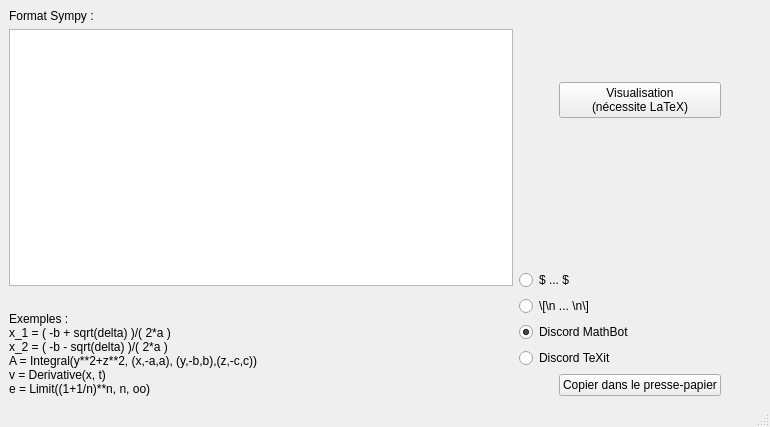
<?xml version="1.0" encoding="UTF-8"?>
<ui version="4.0">
 <class>MainWindow</class>
 <widget class="QMainWindow" name="MainWindow">
  <property name="geometry">
   <rect>
    <x>0</x>
    <y>0</y>
    <width>770</width>
    <height>427</height>
   </rect>
  </property>
  <property name="windowTitle">
   <string>SymPy2LaTeX</string>
  </property>
  <property name="windowIcon">
   <iconset>
    <normaloff>../shortcut/icon/SymPy2LaTeX.png</normaloff>../shortcut/icon/SymPy2LaTeX.png</iconset>
  </property>
  <widget class="QWidget" name="centralwidget">
   <layout class="QGridLayout" name="gridLayout">
    <item row="0" column="0">
     <layout class="QHBoxLayout" name="horizontalLayout_4">
      <item>
       <layout class="QVBoxLayout" name="verticalLayout_2">
        <property name="sizeConstraint">
         <enum>QLayout::SetMinimumSize</enum>
        </property>
        <item>
         <widget class="QLabel" name="label_3">
          <property name="text">
           <string>Format Sympy :</string>
          </property>
         </widget>
        </item>
        <item>
         <widget class="QTextEdit" name="inputUser"/>
        </item>
        <item>
         <spacer name="horizontalSpacer_7">
          <property name="orientation">
           <enum>Qt::Horizontal</enum>
          </property>
          <property name="sizeType">
           <enum>QSizePolicy::Expanding</enum>
          </property>
          <property name="sizeHint" stdset="0">
           <size>
            <width>40</width>
            <height>20</height>
           </size>
          </property>
         </spacer>
        </item>
        <item>
         <widget class="QLabel" name="label_2">
          <property name="text">
           <string>Exemples :
x_1 = ( -b + sqrt(delta) )/( 2*a )
x_2 = ( -b - sqrt(delta) )/( 2*a )
A = Integral(y**2+z**2, (x,-a,a), (y,-b,b),(z,-c,c))
v = Derivative(x, t)
e = Limit((1+1/n)**n, n, oo)</string>
          </property>
         </widget>
        </item>
       </layout>
      </item>
      <item>
       <layout class="QVBoxLayout" name="verticalLayout_3">
        <item>
         <spacer name="verticalSpacer_2">
          <property name="orientation">
           <enum>Qt::Vertical</enum>
          </property>
          <property name="sizeHint" stdset="0">
           <size>
            <width>20</width>
            <height>40</height>
           </size>
          </property>
         </spacer>
        </item>
        <item>
         <layout class="QHBoxLayout" name="horizontalLayout_3">
          <item>
           <spacer name="horizontalSpacer">
            <property name="orientation">
             <enum>Qt::Horizontal</enum>
            </property>
            <property name="sizeType">
             <enum>QSizePolicy::Minimum</enum>
            </property>
            <property name="sizeHint" stdset="0">
             <size>
              <width>40</width>
              <height>20</height>
             </size>
            </property>
           </spacer>
          </item>
          <item>
           <widget class="QPushButton" name="generate">
            <property name="text">
             <string>Visualisation 
(nécessite LaTeX)</string>
            </property>
           </widget>
          </item>
          <item>
           <spacer name="horizontalSpacer_2">
            <property name="orientation">
             <enum>Qt::Horizontal</enum>
            </property>
            <property name="sizeType">
             <enum>QSizePolicy::Minimum</enum>
            </property>
            <property name="sizeHint" stdset="0">
             <size>
              <width>40</width>
              <height>20</height>
             </size>
            </property>
           </spacer>
          </item>
         </layout>
        </item>
        <item>
         <spacer name="verticalSpacer">
          <property name="orientation">
           <enum>Qt::Vertical</enum>
          </property>
          <property name="sizeHint" stdset="0">
           <size>
            <width>20</width>
            <height>40</height>
           </size>
          </property>
         </spacer>
        </item>
        <item>
         <layout class="QHBoxLayout" name="horizontalLayout_2"/>
        </item>
        <item>
         <spacer name="verticalSpacer_3">
          <property name="orientation">
           <enum>Qt::Vertical</enum>
          </property>
          <property name="sizeHint" stdset="0">
           <size>
            <width>20</width>
            <height>40</height>
           </size>
          </property>
         </spacer>
        </item>
        <item>
         <layout class="QVBoxLayout" name="verticalLayout">
          <property name="sizeConstraint">
           <enum>QLayout::SetMaximumSize</enum>
          </property>
          <item>
           <widget class="QRadioButton" name="TeX_Inline">
            <property name="text">
             <string>$ ... $</string>
            </property>
           </widget>
          </item>
          <item>
           <widget class="QRadioButton" name="TeX_Displayed">
            <property name="text">
             <string>\[\n ... \n\]</string>
            </property>
           </widget>
          </item>
          <item>
           <widget class="QRadioButton" name="TeX_MathBot">
            <property name="text">
             <string>Discord MathBot</string>
            </property>
            <property name="checked">
             <bool>true</bool>
            </property>
           </widget>
          </item>
          <item>
           <widget class="QRadioButton" name="TeX_TeXit">
            <property name="text">
             <string>Discord TeXit</string>
            </property>
           </widget>
          </item>
         </layout>
        </item>
        <item>
         <layout class="QHBoxLayout" name="horizontalLayout">
          <item>
           <spacer name="horizontalSpacer_5">
            <property name="orientation">
             <enum>Qt::Horizontal</enum>
            </property>
            <property name="sizeType">
             <enum>QSizePolicy::Minimum</enum>
            </property>
            <property name="sizeHint" stdset="0">
             <size>
              <width>40</width>
              <height>20</height>
             </size>
            </property>
           </spacer>
          </item>
          <item>
           <widget class="QPushButton" name="copy">
            <property name="text">
             <string>Copier dans le presse-papier</string>
            </property>
           </widget>
          </item>
          <item>
           <spacer name="horizontalSpacer_6">
            <property name="orientation">
             <enum>Qt::Horizontal</enum>
            </property>
            <property name="sizeType">
             <enum>QSizePolicy::Minimum</enum>
            </property>
            <property name="sizeHint" stdset="0">
             <size>
              <width>40</width>
              <height>20</height>
             </size>
            </property>
           </spacer>
          </item>
         </layout>
        </item>
       </layout>
      </item>
     </layout>
    </item>
   </layout>
  </widget>
  <widget class="QMenuBar" name="menubar">
   <property name="geometry">
    <rect>
     <x>0</x>
     <y>0</y>
     <width>770</width>
     <height>34</height>
    </rect>
   </property>
  </widget>
  <widget class="QStatusBar" name="statusbar"/>
 </widget>
 <resources/>
 <connections/>
</ui>
